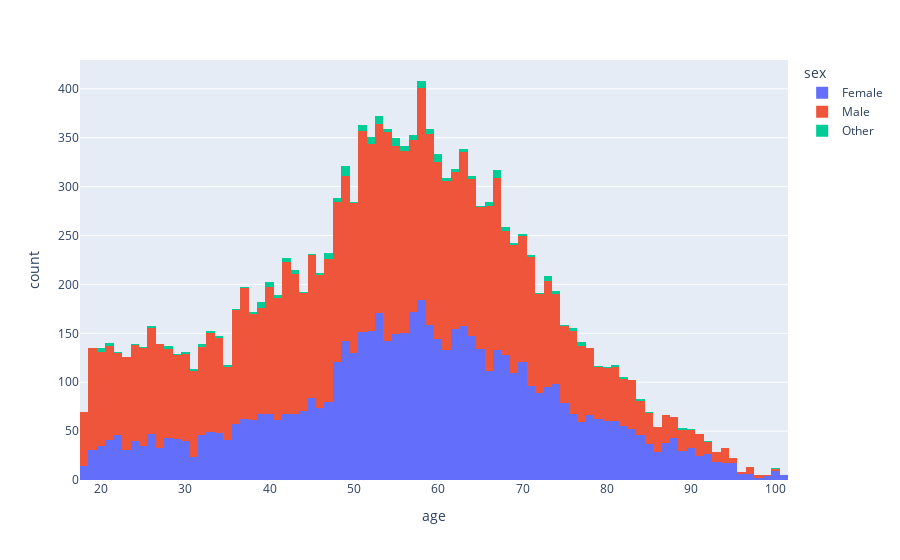

The cell this chart's notebook holds for it:
### Code cell
result.sort_values(
 by="age",
ascending=False
)
fig = px.histogram(result, x='age',color='sex')
fig.show()

### Figure 1 — Plotly figure (JSON) as saved in the notebook; plotly's stock layout.template omitted (floating-point values rounded to 4 significant figures; data arrays with more than 128 entries replaced by an {"elided": "..."} marker saying what was removed)
{"data": [{"alignmentgroup": "True", "bingroup": "x", "hovertemplate": "sex=Female<br>age=%{x}<br>count=%{y}<extra></extra>", "legendgroup": "Female", "marker": {"color": "#636efa", "pattern": {"shape": ""}}, "name": "Female", "offsetgroup": "Female", "orientation": "v", "showlegend": true, "type": "histogram", "x": {"elided": "6129 int values"}, "xaxis": "x", "yaxis": "y"}, {"alignmentgroup": "True", "bingroup": "x", "hovertemplate": "sex=Male<br>age=%{x}<br>count=%{y}<extra></extra>", "legendgroup": "Male", "marker": {"color": "#EF553B", "pattern": {"shape": ""}}, "name": "Male", "offsetgroup": "Male", "orientation": "v", "showlegend": true, "type": "histogram", "x": {"elided": "8484 int values"}, "xaxis": "x", "yaxis": "y"}, {"alignmentgroup": "True", "bingroup": "x", "hovertemplate": "sex=Other<br>age=%{x}<br>count=%{y}<extra></extra>", "legendgroup": "Other", "marker": {"color": "#00cc96", "pattern": {"shape": ""}}, "name": "Other", "offsetgroup": "Other", "orientation": "v", "showlegend": true, "type": "histogram", "x": {"elided": "212 int values"}, "xaxis": "x", "yaxis": "y"}], "layout": {"autosize": true, "barmode": "relative", "legend": {"title": {"text": "sex"}, "tracegroupgap": 0}, "margin": {"t": 60}, "xaxis": {"anchor": "y", "autorange": true, "domain": [0, 1], "range": [17.5, 101.5], "title": {"text": "age"}, "type": "linear"}, "yaxis": {"anchor": "x", "autorange": true, "domain": [0, 1], "range": [0, 429.5], "title": {"text": "count"}}}}
